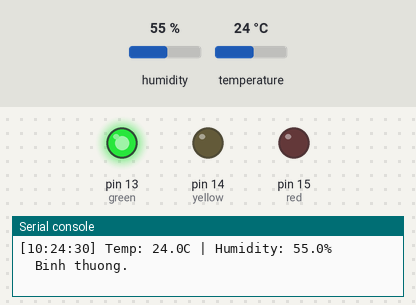
Simulated run of this program. Board: MicroPython board. Shown: output pins drawn as LEDs (lit = HIGH), the last lines printed to the serial console. Inputs (shaded band) come from the test bench; at power-on: humidity 55 %, temperature 24 °C. The clock reads 2024-03-15 10:24:30 at power-on unless the program sets it.

Above: at 1.2 s.
1.3 s: humidity set to 79 %
4.0 s: humidity set to 83 %
At 5.2 s:
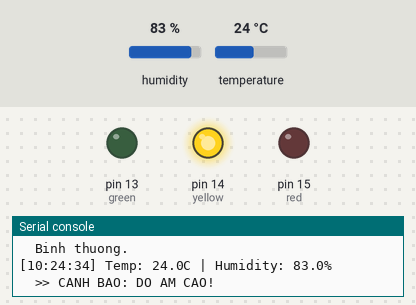
6.7 s: temperature set to 29.7 °C
9.4 s: temperature set to 30.4 °C
At 11.2 s:
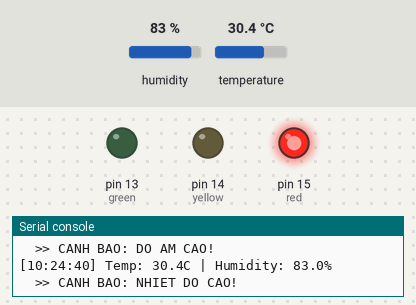
12.1 s: temperature set to 12 °C
At 13.5 s:
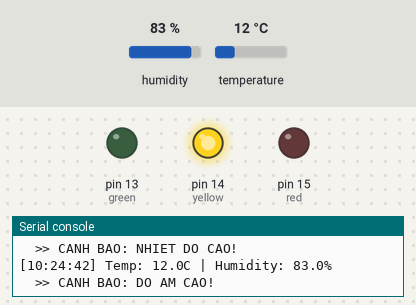
14.8 s: humidity set to 22 %
At 17.1 s:
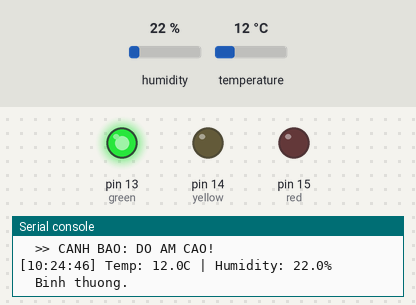
Timing chart, 0 to 18.6 s (numbered marks = the images above; inputs shaded):
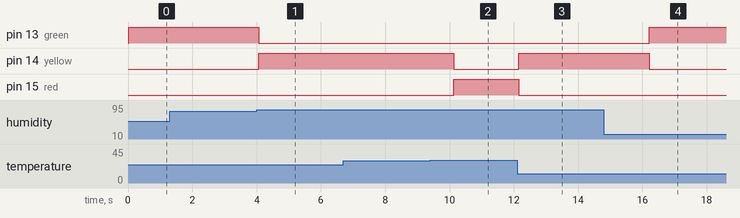

The program:

project_BT3.2_N23DCCI018.py
```python
from machine import Pin
import dht
import time

# LED
red = Pin(15, Pin.OUT)
yellow = Pin(14, Pin.OUT)
green = Pin(13, Pin.OUT)

# DHT22
sensor = dht.DHT22(Pin(16))

while True:
    try:
        sensor.measure()

        temp = sensor.temperature()
        hum = sensor.humidity()

        t = time.localtime()
        ts = f"{t[3]:02d}:{t[4]:02d}:{t[5]:02d}"

        print(f"[{ts}] Temp: {temp:.1f}C | Humidity: {hum:.1f}%")

        # CANH BAO
        if temp > 30:
            red.value(1)
            yellow.value(0)
            green.value(0)
            print("  >> CANH BAO: NHIET DO CAO!")

        elif hum > 80:
            red.value(0)
            yellow.value(1)
            green.value(0)
            print("  >> CANH BAO: DO AM CAO!")

        else:
            red.value(0)
            yellow.value(0)
            green.value(1)
            print("  Binh thuong.")

    except Exception as e:
        print("Loi:", e)

    time.sleep(2)
```

Measured:
- the behaviour switches between 80 and 81 % on humidity (found by bisection; images 0 and 1)
- the behaviour switches between 30 and 30.1 °C on temperature (found by bisection; images 1 and 2)
- after the input at 4.0 s, pin 13 (green): HIGH → LOW after 0.07 s; pin 14 (yellow): LOW → HIGH after 0.07 s
- after the input at 9.4 s, pin 14 (yellow): HIGH → LOW after 0.74 s; pin 15 (red): LOW → HIGH after 0.74 s
- after the input at 12.1 s, pin 14 (yellow): LOW → HIGH after 0.06 s; pin 15 (red): HIGH → LOW after 0.06 s
- after the input at 14.8 s, pin 13 (green): LOW → HIGH after 1.4 s; pin 14 (yellow): HIGH → LOW after 1.4 s
